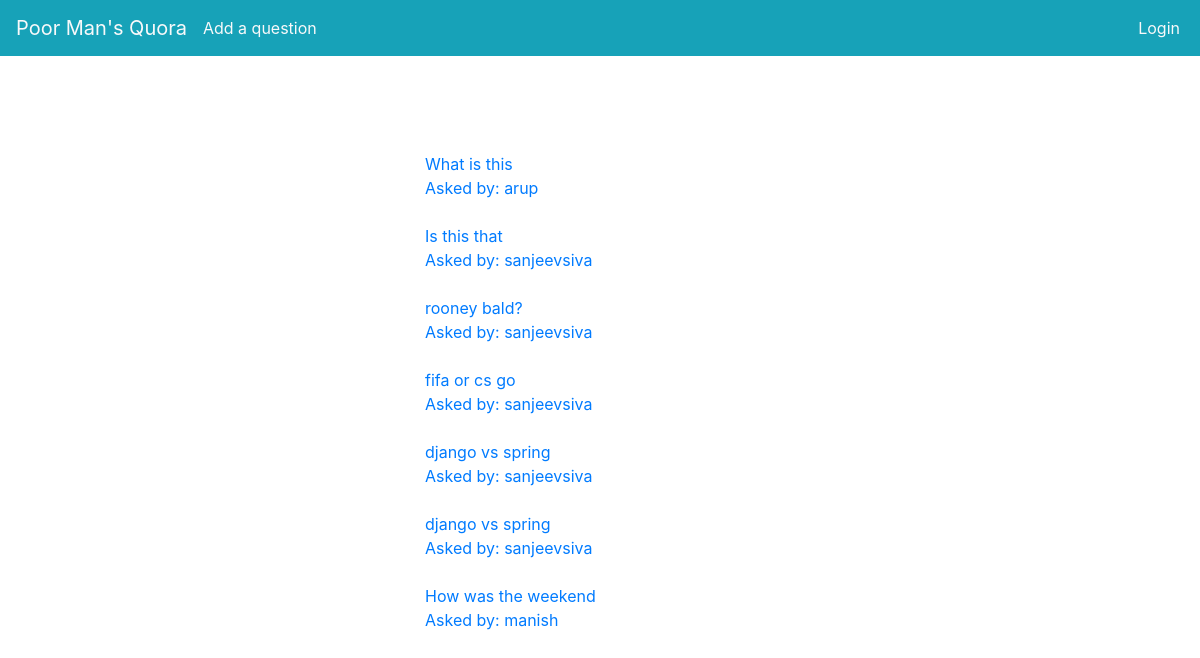
The app's page /, older data.
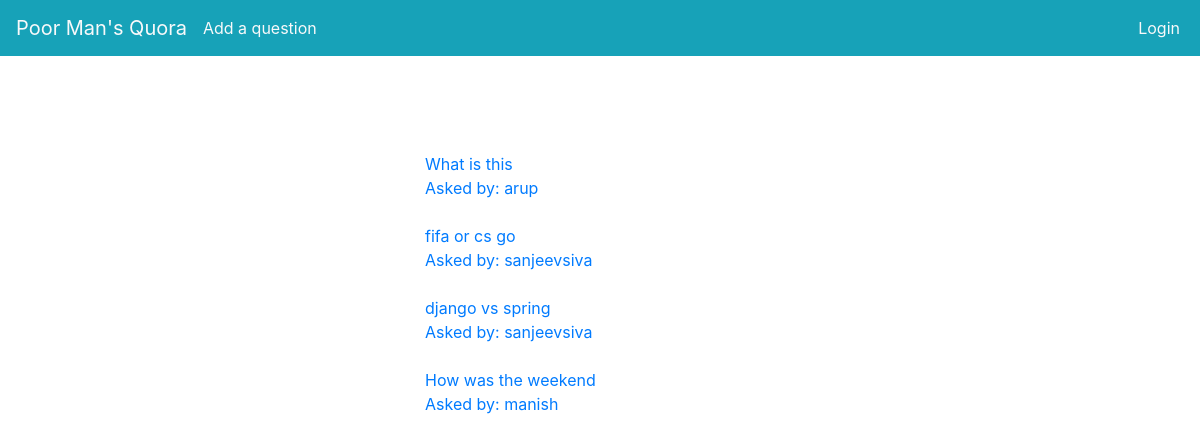
The same page, newer data.
### dashboard/models.py (models this page shows)
class TimeStampMixin(models.Model):
    created_at = models.DateTimeField(auto_now_add=True)
    updated_at = models.DateTimeField(auto_now=True)
    class Meta:
        abstract = True

class Question(TimeStampMixin):
    user = models.ForeignKey(User, on_delete=models.CASCADE)
    question_text = models.CharField(max_length=500)

### dashboard/views.py (the view)
# urls.py: path('', views.index, name='index'),
def index(request):
    questions = Question.objects.all()
    return render(request, "dashboard/dashboard.html", {"questions": questions})

### templates/dashboard/dashboard.html
{% extends 'dashboard/base.html' %}
{% block content %}
        <br>
    <br>
    <br>
<div class="container">
  <div class="row">
    <div class="col">
    </div>
    <div class="col">
    <br>
    <div >
        {% for question in questions %}
            <a href="/{{question.id}}">
                {{question.question_text}}
                <br>
                {% if request.user == question.user %}
                        Asked by: me
                {% else %}
                        Asked by: {{ question.user }}
                {% endif %}
            </a>
        <br>
        <br>
        {% endfor %}
    </div>
    </div>
    <div class="col">
    </div>
  </div>
</div>
{% endblock %}

Row changes from the older to the newer data that the page shows:
removed Question: question_text "Is this that", user "sanjeevsiva"
removed Question: question_text "rooney bald?", user "sanjeevsiva"
removed Question: question_text "django vs spring", user "sanjeevsiva"
